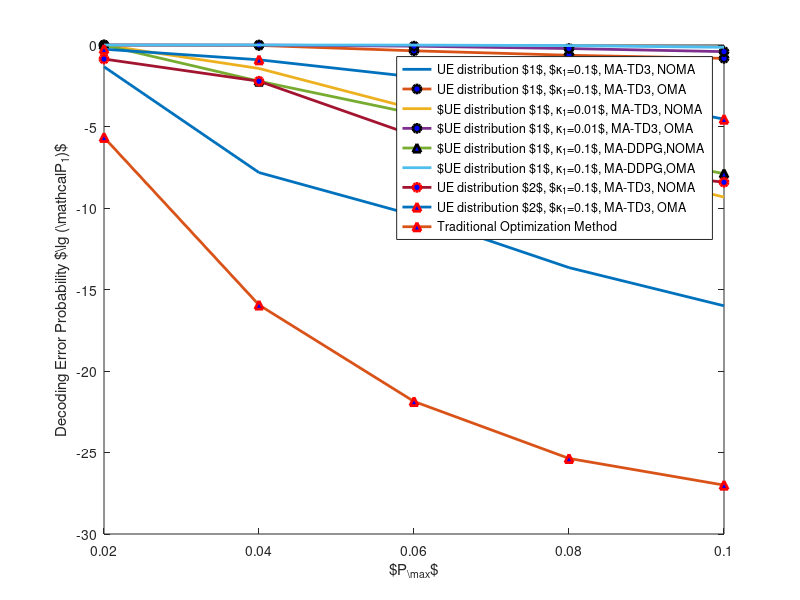

Here is the MATLAB script that generated this plot:
X_1 = [0.02, 0.04, 0.06, 0.08, 0.1];
Y1_NOMA = [-1.333717993, -7.825136502, -10.44519537, -13.65757053, -16];
Y1_OMA = [-1.42E-05,-0.025458926,-0.356210216,-0.629268766,-0.818900052];
Y2_NOMA = [-0.271909959, -2.990650853,-5.692890644,-6.519637193,-9.841153601]; %FIX
Y2_OMA = [-2.88E-03,-0.027303647,-0.147327698,-0.395702838,-0.600764221];
Y3_NOMA = [-0.002032929,-0.391495296,-1.822073156,-2.974095926,-7.442980097];%3 U 
Y3_OMA = [-2.98E-11,-1.93E-07,-8.47E-07,-1.86E-05,-8.91E-05];
Y4_NOMA = [-0.004375222,-1.439502907,-3.918489578,-7.066198785,-9.329658858];%0.01 
Y4_OMA = [-2.25E-06,-0.000636687,-0.071654114,-0.217504705,-0.407177846];
Y5_NOMA = [-0.004367413,-2.221372461,-4.209532276,-6.103669332,-7.890873251];%ddpg 
Y5_OMA = [-4.12E-11,-9.69E-05,-0.004444109,-0.037339037,-0.142955241];
Y6_NOMA = [-0.859490241,-2.221372461,-5.558103089,-7.355402684,-8.419060732];%2 envir
Y6_OMA = [-2.57E-01,-0.906342075,-1.958136833,-2.708482246,-4.548873318];

Optimal_NOMA = [-5.66606907, -15.94919966, -21.868942625, -25.36415256, -27.00059453];

% fig = figure;
% left_color = [0 0 0];
% right_color = [0 0 0];
% set(fig,'defaultAxesColorOrder',[left_color; right_color]);

%激活左侧
% yyaxis left
p1=plot(X_1,Y1_NOMA,'LineWidth',2, 'MarkerSize',6, 'MarkerEdgeColor', 'k', 'MarkerFaceColor','b');
hold on
p2=plot(X_1,Y1_OMA,'-o','LineWidth',2, 'MarkerSize',6, 'MarkerEdgeColor', 'k', 'MarkerFaceColor','b');
hold on
% p3=plot(X_1,Y2_NOMA,'-^','LineWidth',2, 'MarkerSize',6, 'MarkerEdgeColor', 'k', 'MarkerFaceColor','b');
% ylabel('Averaged data rate recieved by each robot')
% hold on
% % yyaxis right
% p4=plot(X_1,Y2_OMA,'LineWidth',2, 'MarkerSize',6, 'MarkerEdgeColor', 'r', 'MarkerFaceColor','b');
% hold on
% p5=plot(X_1,Y3_NOMA,'-o','LineWidth',2, 'MarkerSize',6, 'MarkerEdgeColor', 'r', 'MarkerFaceColor','b');
% hold on
% p6=plot(X_1,Y3_OMA,'-^','LineWidth',2, 'MarkerSize',6, 'MarkerEdgeColor', 'r', 'MarkerFaceColor','b');
% hold on
p1=plot(X_1,Y4_NOMA,'LineWidth',2, 'MarkerSize',6, 'MarkerEdgeColor', 'k', 'MarkerFaceColor','b');
hold on
p2=plot(X_1,Y4_OMA,'-o','LineWidth',2, 'MarkerSize',6, 'MarkerEdgeColor', 'k', 'MarkerFaceColor','b');
hold on
p3=plot(X_1,Y5_NOMA,'-^','LineWidth',2, 'MarkerSize',6, 'MarkerEdgeColor', 'k', 'MarkerFaceColor','b');
ylabel('Averaged data rate recieved by each robot')
hold on
% yyaxis right
p4=plot(X_1,Y5_OMA,'LineWidth',2, 'MarkerSize',6, 'MarkerEdgeColor', 'r', 'MarkerFaceColor','b');
hold on
p5=plot(X_1,Y6_NOMA,'-o','LineWidth',2, 'MarkerSize',6, 'MarkerEdgeColor', 'r', 'MarkerFaceColor','b');
hold on
p6=plot(X_1,Y6_OMA,'-^','LineWidth',2, 'MarkerSize',6, 'MarkerEdgeColor', 'r', 'MarkerFaceColor','b');
hold on
p7=plot(X_1, Optimal_NOMA,'-^','LineWidth',2, 'MarkerSize',6, 'MarkerEdgeColor', 'r', 'MarkerFaceColor','b');
hold on
ylabel('Decoding Error Probability $\lg (\mathcal{P}_1)$')
xlabel('$P_{\max}$')
legend('UE distribution $1$, $\kappa_1=0.1$, MA-TD3, NOMA','UE distribution $1$, $\kappa_1=0.1$, MA-TD3, OMA','$UE distribution $1$, \kappa_1=0.01$, MA-TD3, NOMA','$UE distribution $1$, \kappa_1=0.01$, MA-TD3, OMA','$UE distribution $1$, \kappa_1=0.1$, MA-DDPG,NOMA','$UE distribution $1$, \kappa_1=0.1$, MA-DDPG,OMA','UE distribution $2$, $\kappa_1=0.1$, MA-TD3, NOMA','UE distribution $2$, $\kappa_1=0.1$, MA-TD3, OMA', 'Traditional Optimization Method')
% set(get(a(1),'Ylabel'),'String','Averaged data rate of each robot')
% set(get(a(2),'Ylabel'),'String','Averaged arriving step of each robot')

box on
grid off
